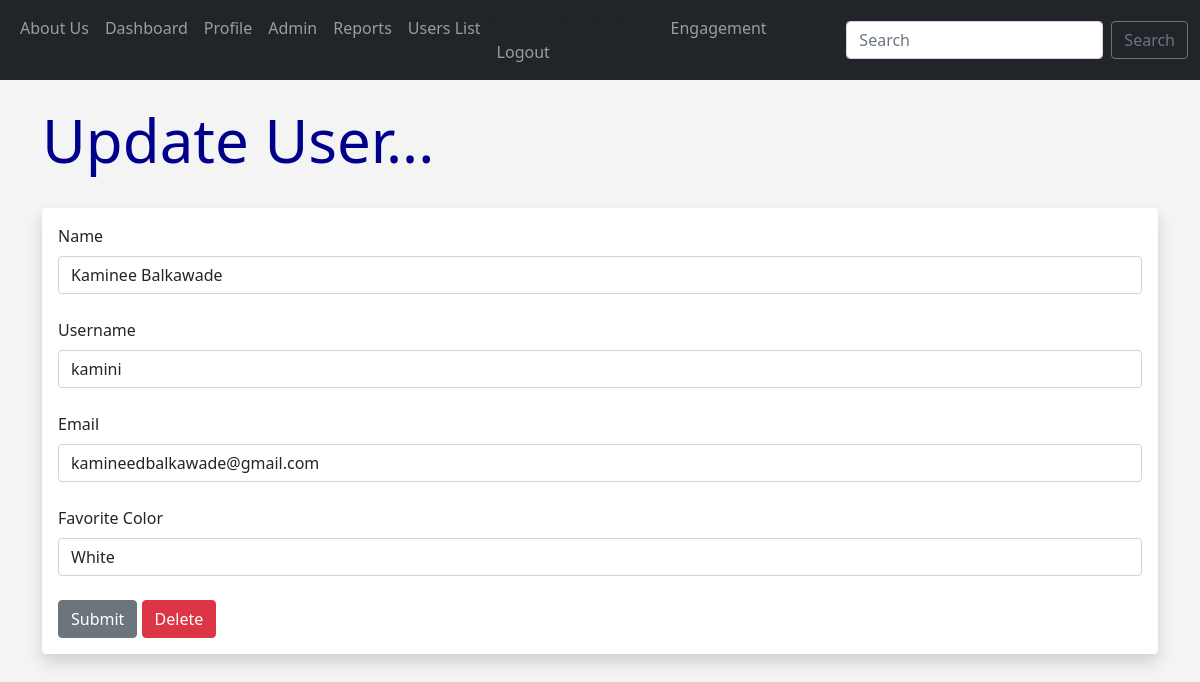
The app's page /update/3 (signed in) with its own data.
### app.py (models this page shows, shortened)
class Users(db.Model, UserMixin):
    id = db.Column(db.Integer, primary_key=True)
    username = db.Column(db.String(20), nullable=False, unique=True)
    name = db.Column(db.String(200), nullable=False)
    email = db.Column(db.String(120), nullable=False, unique=True)
    favorite_color = db.Column(db.String(120))
    about_author = db.Column(db.Text(), nullable=True)
    date_added = db.Column(db.DateTime, default=datetime.utcnow)
    profile_pic = db.Column(db.String(), nullable=True)
    role_id = db.Column(db.Integer, nullable=True, default=3)
    password_hash = db.Column(db.String(128))
    @property
    def password(self):
        raise AttributeError('password is not a readable attribute!')

### app.py (the view)
@app.route('/update/<int:id>', methods=['GET', 'POST'])
@login_required
def update(id):
    form = UserForm()
    name_to_update = Users.query.get_or_404(id)
    if request.method == "POST":
        name_to_update.name = request.form['name']
        name_to_update.email = request.form['email']
        name_to_update.favorite_color = request.form['favorite_color']
        name_to_update.username = request.form['username']
        try:
            db.session.commit()
            flash("User Updated Successfully!")
            return render_template("update.html",
                                   form=form,
                                   name_to_update=name_to_update, id=id)
        except:
            flash("Error!  Looks like there was a problem...try again!")
            return render_template("update.html",
                                   form=form,
                                   name_to_update=name_to_update,
                                   id=id)
    else:
        return render_template("update.html",
                               form=form,
                               name_to_update=name_to_update,
                               id=id)

### webforms.py
class UserForm(FlaskForm):
    name = StringField("Name", validators=[DataRequired()])
    username = StringField("Username", validators=[DataRequired()])
    email = StringField("Email", validators=[DataRequired()])
    favorite_color = StringField("Favorite Color")
    about_author = TextAreaField("About Author")
    role_name = StringField("Role Name", validators=[DataRequired()])
    password_hash = PasswordField('Password', validators=[DataRequired(),
                                                          EqualTo('password_hash2', message='Passwords Must Match!')])
    password_hash2 = PasswordField('Confirm Password', validators=[DataRequired()])
    profile_pic = FileField("Profile Pic")
    submit = SubmitField("Submit")

class SearchForm(FlaskForm):
    searched = StringField("Searched")
    submit = SubmitField("Submit")

### app.py (called while the page is built)
@login_manager.user_loader
def load_user(user_id):
    return Users.query.get(int(user_id))

@app.context_processor
def base():
    form = SearchForm()
    return dict(form=form)

### templates/update.html (shortened to what this page needs)
{% extends 'base.html' %}
{% block content %}
{% if id == current_user.id %}
	<h1>Update User...</h1>
	<br/>
<div class="shadow p-3 mb-5 bg-body rounded">
	<form action="/update/{{ name_to_update.id }}" method="POST">
		{{ form.name.label(class="form-label") }}
		{{ form.name(class="form-control", value=name_to_update.name) }}
		<br/>
		{{ form.username.label(class="form-label") }}
		{{ form.username(class="form-control", value=name_to_update.username) }}
		<br/>
		{{ form.email.label(class="form-label") }}
		{{ form.email(class="form-control", value=name_to_update.email) }}
		<br/>
		{{ form.favorite_color.label(class="form-label") }}
		{{ form.favorite_color(class="form-control", value=name_to_update.favorite_color) }}
		<br/>
		{{ form.submit(class="btn btn-secondary") }}
		<a href="{{ url_for('update', id=id)}}" class="btn btn-danger">Delete</a>
	</form>
</div>
<br/><br/><br/>
{% endif %}
{% endblock %}

### static/css/style.css (style rules this page uses)
h1 { color: darkblue; font-size:60px; }
body { background: #f4f4f4; }

### records on screen
Users: name "Kaminee Balkawade", username "kamini", email "kamineedbalkawade@gmail.com", favorite_color "White"
